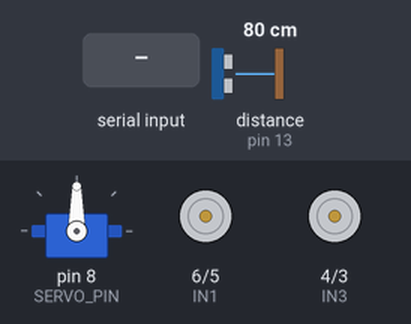
The sketch below on a simulated Arduino Uno, built with avr-gcc and run on an emulated ATmega328P. On the bench: servo, motor-driver pin pairs drawn as motors (green arrow = first pin HIGH = forward, orange = second pin HIGH = backward, longer = more drive, scaled by the enable pin). Wiring (inferred from the names in the program): ultrasonic range finder: trigger pin 12; echo pin 13. The inputs (shaded band) are chosen by the test bench; at power-on: distance to the obstacle (sensor on pin 13) 80 cm. The echo pulse lasts 58.3 µs per cm; what the sketch prints to the serial monitor is not drawn.

Above: at 2.3 s.
2.4 s: distance to the obstacle (sensor on pin 13) set to 22 cm
5.4 s: distance to the obstacle (sensor on pin 13) set to 19 cm
At 6.44 s:
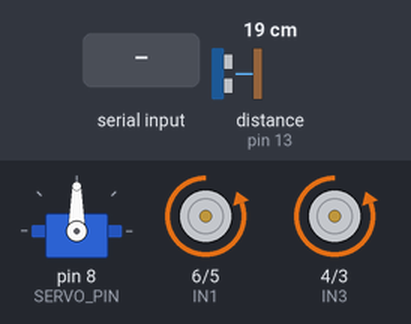
8.4 s: distance to the obstacle (sensor on pin 13) set to 35 cm
At 8.6 s:
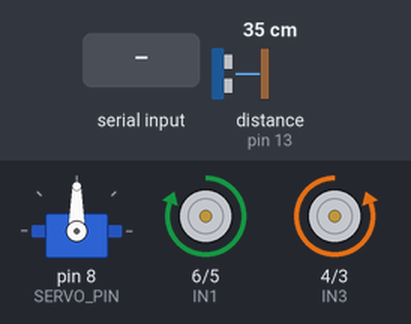
10.2 s: "F" received over the second serial link
At 10.32 s:
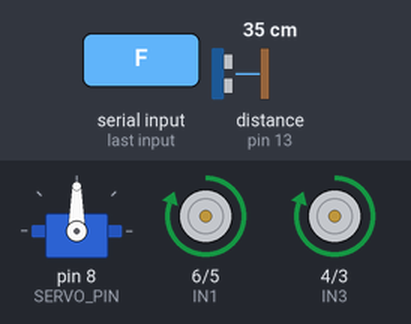
11.9 s: "L" received over the second serial link
At 12.03 s:
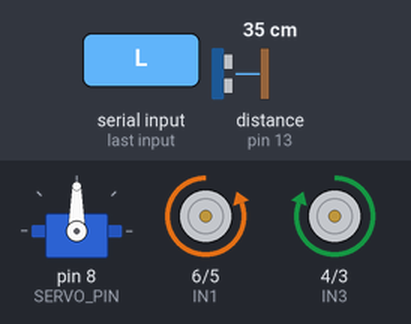
13.6 s: "G" received over the second serial link
At 13.72 s:
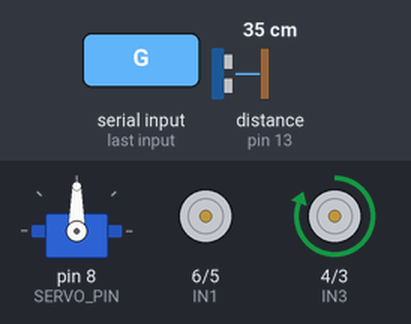
Timing chart, 0 to 16.3 s (numbered marks = the images above; inputs shaded):
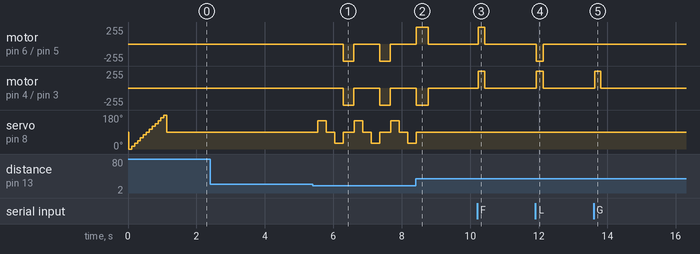

Measured:
- the behaviour switches between 21 and 20 cm on distance to the obstacle (sensor on pin 13) (found by bisection; images 0 and 1)
- after the input at 2.4 s, every drawn part: stays the same
- after the input at 5.4 s, motor on pin 6 (IN1) / pin 5 (IN2), motor on pin 4 (IN3) / pin 3 (IN4): alternates backward 255/255 for 0.30 s and stopped for 0.77 s, starting after 0.89 s; servo on pin 8 (SERVO_PIN): 90° → 150° after 0.14 s, then repeats every 1.1 s: 90° 0.25 s, 30° 0.25 s, 90° 0.31 s, 150° 0.25 s
- after the input at 8.4 s, servo on pin 8 (SERVO_PIN): goes on until 8.4 s, then stays 90°
- after the input at 10.2 s, motor on pin 6 (IN1) / pin 5 (IN2), motor on pin 4 (IN3) / pin 3 (IN4): stopped → forward 255/255 at once, → stopped 0.19 s later
- after the input at 11.9 s, motor on pin 6 (IN1) / pin 5 (IN2): stopped → backward 255/255 at once, → stopped 0.20 s later; motor on pin 4 (IN3) / pin 3 (IN4): stopped → forward 255/255 at once, → stopped 0.20 s later
- after the input at 13.6 s, motor on pin 4 (IN3) / pin 3 (IN4): stopped → forward 255/255 at once, → stopped 0.17 s later

The sketch:

rc_car.ino
```cpp
#include <Servo.h>
#include <SoftwareSerial.h>

/* =====================================================
   BLUETOOTH (HC-05 / HC-06)
   ===================================================== */
SoftwareSerial BT(10, 11);   // RX, TX

/* =====================================================
   ULTRASONIC SENSOR (HC-SR04)
   ===================================================== */
#define TRIG_PIN 12
#define ECHO_PIN 13

/* =====================================================
   SERVO MOTOR
   ===================================================== */
#define SERVO_PIN 8
Servo myServo;

/* =====================================================
   MOTOR DRIVER (L298N)
   ===================================================== */
#define ENA 7
#define IN1 6
#define IN2 5
#define IN3 4
#define IN4 3
#define ENB 2

/* =====================================================
   SPEED SETTINGS
   ===================================================== */
int FAST_SPEED = 255;
int SLOW_SPEED = 120;
int valSpeed   = FAST_SPEED;

/* =====================================================
   VARIABLES
   ===================================================== */
long duration;
int distance;
bool blocked = false;

char currentCmd = 'S';

// Bluetooth button hold logic
unsigned long lastCmdTime = 0;
const unsigned long CMD_TIMEOUT = 200;

// Ultrasonic timing
unsigned long lastSensorTime = 0;

/* =====================================================
   SETUP
   ===================================================== */
void setup() {
  Serial.begin(9600);
  BT.begin(9600);

  Serial.println("==== ROBOT INITIALIZING ====");

  pinMode(TRIG_PIN, OUTPUT);
  pinMode(ECHO_PIN, INPUT);

  pinMode(ENA, OUTPUT);
  pinMode(IN1, OUTPUT);
  pinMode(IN2, OUTPUT);
  pinMode(IN3, OUTPUT);
  pinMode(IN4, OUTPUT);
  pinMode(ENB, OUTPUT);

  myServo.attach(SERVO_PIN);
  myServo.write(90);

  stopMotors();

  Serial.println("Motors OK");
  Serial.println("Servo OK");
  Serial.println("Ultrasonic OK");

  startupScan();   // 🔥 Scan surroundings at power ON

  Serial.println("Bluetooth Car Ready (Ultrasonic Only)");
  Serial.println("=================================");
}

/* =====================================================
   LOOP
   ===================================================== */
void loop() {

  /* -------- Ultrasonic Obstacle Check -------- */
  if (millis() - lastSensorTime > 80) {
    lastSensorTime = millis();

    distance = getDistance();
    Serial.print("Distance: ");
    Serial.print(distance);
    Serial.println(" cm");

    if (distance < 20) {
      blocked = true;
      Serial.println("⚠ Obstacle Detected!");
      scanAndAvoid();
    } else {
      blocked = false;
    }
  }

  /* -------- Read Bluetooth Commands -------- */
  if (BT.available()) {
    currentCmd = BT.read();
    lastCmdTime = millis();

    Serial.print("Bluetooth Command: ");
    Serial.println(currentCmd);
  }

  /* -------- Stop if button released -------- */
  if (millis() - lastCmdTime > CMD_TIMEOUT) {
    currentCmd = 'S';
  }

  if (blocked && currentCmd != 'S') {
    stopMotors();
    return;
  }

  /* -------- Execute Commands -------- */
  switch (currentCmd) {

    case 'F': Serial.println("FORWARD"); forward(); break;
    case 'B': Serial.println("BACKWARD"); backward(); break;
    case 'L': Serial.println("LEFT"); left(); break;
    case 'R': Serial.println("RIGHT"); right(); break;

    case 'G': Serial.println("FORWARD LEFT"); forwardLeft(); break;
    case 'H': Serial.println("FORWARD RIGHT"); forwardRight(); break;
    case 'I': Serial.println("BACK LEFT"); backLeft(); break;
    case 'J': Serial.println("BACK RIGHT"); backRight(); break;

    case 'S': Serial.println("STOP"); stopMotors(); break;

    case 'U': Serial.println("SERVO 180"); myServo.write(180); break;
    case 'D': Serial.println("SERVO 0"); myServo.write(0); break;

    case 'V': valSpeed = FAST_SPEED; Serial.println("FAST SPEED"); break;
    case 'v': valSpeed = SLOW_SPEED; Serial.println("SLOW SPEED"); break;
  }
}

/* =====================================================
   STARTUP SERVO SCAN
   ===================================================== */
void startupScan() {
  Serial.println("Startup Scan Begin");

  for (int angle = 0; angle <= 180; angle += 15) {
    myServo.write(angle);
    delay(80);

    int d = getDistance();
    Serial.print("Angle ");
    Serial.print(angle);
    Serial.print(" -> ");
    Serial.print(d);
    Serial.println(" cm");
  }

  myServo.write(90);
  Serial.println("Startup Scan Complete");
}

/* =====================================================
   AUTO AVOID LOGIC
   ===================================================== */
int measureAtAngle(int angle) {
  myServo.write(angle);
  delay(250);
  return getDistance();
}

void scanAndAvoid() {
  stopMotors();

  Serial.println("Scanning for free path...");

  int leftDist   = measureAtAngle(150);
  int centerDist = measureAtAngle(90);
  int rightDist  = measureAtAngle(30);

  Serial.print("Left: "); Serial.print(leftDist);
  Serial.print("  Center: "); Serial.print(centerDist);
  Serial.print("  Right: "); Serial.println(rightDist);

  myServo.write(90);

  if (leftDist > rightDist && leftDist > 30) {
    Serial.println("Turning LEFT");
    left();
    delay(350);
  }
  else if (rightDist > 30) {
    Serial.println("Turning RIGHT");
    right();
    delay(350);
  }
  else {
    Serial.println("Moving BACK");
    backward();
    delay(300);
  }

  stopMotors();
}

/* =====================================================
   ULTRASONIC DISTANCE FUNCTION
   ===================================================== */
int getDistance() {
  digitalWrite(TRIG_PIN, LOW);
  delayMicroseconds(2);
  digitalWrite(TRIG_PIN, HIGH);
  delayMicroseconds(10);
  digitalWrite(TRIG_PIN, LOW);

  duration = pulseIn(ECHO_PIN, HIGH, 25000);
  if (duration == 0) return 300;

  return duration * 0.034 / 2;
}

/* =====================================================
   MOTOR CONTROL FUNCTIONS
   ===================================================== */
void applySpeed(int leftSpeed, int rightSpeed) {
  analogWrite(ENA, leftSpeed);
  analogWrite(ENB, rightSpeed);
}

void forward() {
  digitalWrite(IN1, HIGH); digitalWrite(IN2, LOW);
  digitalWrite(IN3, HIGH); digitalWrite(IN4, LOW);
  applySpeed(valSpeed, valSpeed);
}

void backward() {
  digitalWrite(IN1, LOW); digitalWrite(IN2, HIGH);
  digitalWrite(IN3, LOW); digitalWrite(IN4, HIGH);
  applySpeed(valSpeed, valSpeed);
}

void left() {
  digitalWrite(IN1, LOW); digitalWrite(IN2, HIGH);
  digitalWrite(IN3, HIGH); digitalWrite(IN4, LOW);
  applySpeed(valSpeed, valSpeed);
}

void right() {
  digitalWrite(IN1, HIGH); digitalWrite(IN2, LOW);
  digitalWrite(IN3, LOW); digitalWrite(IN4, HIGH);
  applySpeed(valSpeed, valSpeed);
}

void forwardLeft() {
  digitalWrite(IN1, HIGH); digitalWrite(IN2, LOW);
  digitalWrite(IN3, HIGH); digitalWrite(IN4, LOW);
  applySpeed(valSpeed / 2, valSpeed);
}

void forwardRight() {
  digitalWrite(IN1, HIGH); digitalWrite(IN2, LOW);
  digitalWrite(IN3, HIGH); digitalWrite(IN4, LOW);
  applySpeed(valSpeed, valSpeed / 2);
}

void backLeft() {
  digitalWrite(IN1, LOW); digitalWrite(IN2, HIGH);
  digitalWrite(IN3, LOW); digitalWrite(IN4, HIGH);
  applySpeed(valSpeed / 2, valSpeed);
}

void backRight() {
  digitalWrite(IN1, LOW); digitalWrite(IN2, HIGH);
  digitalWrite(IN3, LOW); digitalWrite(IN4, HIGH);
  applySpeed(valSpeed, valSpeed / 2);
}

void stopMotors() {
  digitalWrite(IN1, LOW); digitalWrite(IN2, LOW);
  digitalWrite(IN3, LOW); digitalWrite(IN4, LOW);
  analogWrite(ENA, 0);
  analogWrite(ENB, 0);
}
```
